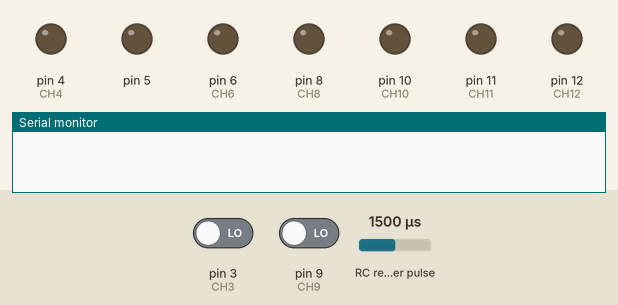
A sketch run on a simulated Arduino Uno, built with avr-gcc and run on an emulated ATmega328P. On the bench: output pins drawn as LEDs (lit = HIGH), the last lines printed to the serial monitor. Wiring (inferred from the names in the program): RC receiver channel: data pin 13. Dashed ring = blinking. Inputs (shaded band) come from the test bench; at power-on: RC receiver pulse 1500 µs, pin 3 (CH3) LOW, pin 9 (CH9) LOW.

Above: at 1.2 s.
1.3 s: RC receiver pulse (sensor on pin 13) set to 1538 µs
2.8 s: RC receiver pulse (sensor on pin 13) set to 1563 µs
At 3.05 s:
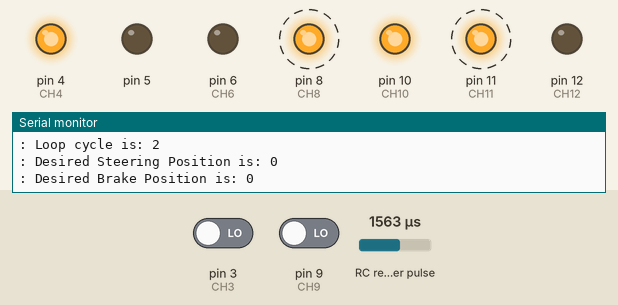
5.8 s: RC receiver pulse (sensor on pin 13) set to 1683 µs
8.8 s: RC receiver pulse (sensor on pin 13) set to 1716 µs
At 8.97 s:
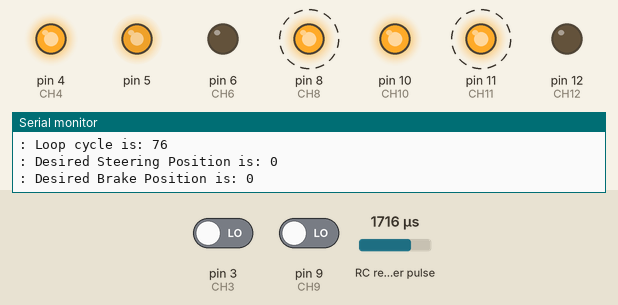
11.8 s: RC receiver pulse (sensor on pin 13) set to 1020 µs
At 13.0 s:
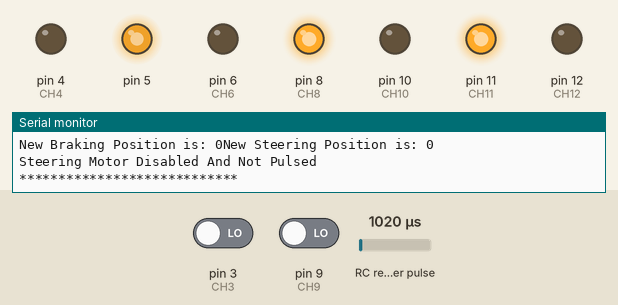
13.3 s: RC receiver pulse (sensor on pin 13) set to 1750 µs
At 13.63 s:
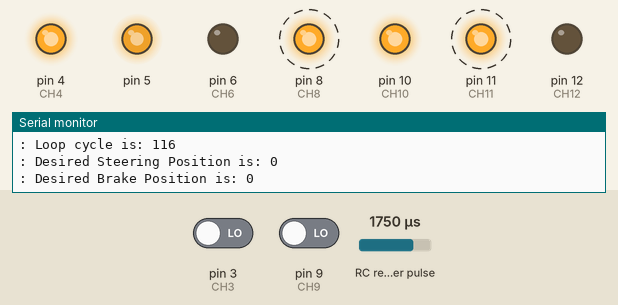
Timing chart, 0 to 17.3 s (numbered marks = the images above; inputs shaded):
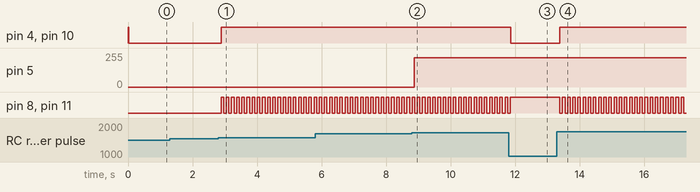

Measured:
- the behaviour switches between 1548 and 1549 µs on RC receiver pulse (sensor on pin 13) (found by bisection; images 0 and 1)
- the behaviour switches between 1698 and 1699 µs on RC receiver pulse (sensor on pin 13) (found by bisection; images 1 and 2)
- after the input at 1.3 s, every drawn part: stays the same
- after the input at 2.8 s, pin 4 (CH4), pin 10 (CH10): LOW → HIGH after 0.09 s; pin 8 (CH8), pin 11 (CH11): alternates HIGH for 0.08 s and LOW for 0.08 s, starting after 0.09 s
- after the input at 8.8 s, pin 5: 0/255 → 219/255 after 0.08 s
- after the input at 11.8 s, pin 4 (CH4), pin 10 (CH10): HIGH → LOW after 0.06 s; pin 8 (CH8), pin 11 (CH11): goes on until 11.8 s, then stays HIGH
- after the input at 13.3 s, pin 4 (CH4), pin 10 (CH10): LOW → HIGH after 0.09 s; pin 8 (CH8), pin 11 (CH11): alternates HIGH for 0.08 s and LOW for 0.08 s, starting after 0.09 s

The sketch:

April_14th_DigitalKillSwitch.ino
```cpp
#define CH3 3 //Left & Right
#define CH9 9 //Forwards & Backwards

//For Left/Right Control
#define CH4 4         //Enable Pin,       Blue/Orange       ENABLE
#define CH8 8         //Direction Pin,    White/Brown       DIRECTION/INPUT [A]
#define CH6 6         //Step Pin; move,   Black/Yellow      STEP/INPUT      [B]
#define CH7 7         //Complete,         Green/Red         HLFB - High Level Feed Back
#define CH5 5         //MainMotorController                 Forward Speed Control
//For Break Control
#define CH10 10       //Enable Pin,       Blue/Orange       ENABLE
#define CH11 11       //Direction Pin,    White/Brown       DIRECTION/INPUT [A]
#define CH12 12       //Step Pin; move,   Black/Yellow      STEP/INPUT      [B]
#define CH13 13       //Complete,         Green/Red         HLFB - High Level Feed Back

// Read the number of a given channel and convert to the range provided.
// If the channel is off, return the default value

void dutycycle(float voltage, int PWM_Pin)    //Due to Arduino Uno properties, will want to use pin 5 or 6 for 980Hz
{
if(voltage > 4.3)
voltage = 4.3;

voltage = round((voltage/5)*255);

analogWrite(PWM_Pin, voltage);
  Serial.print(": DutyCycle Input is: ");
  Serial.print(voltage);
  Serial.println();
  return;
}


int readChannel(int channelInput, int minLimit, int maxLimit, int defaultValue, int &forward){
  int ch = pulseIn(channelInput, HIGH, 30000);
  if (ch < 100) return defaultValue;
  int position = map(ch, 1000, 2000, minLimit, maxLimit);
  forward = position;
  if(position<3 & position>-3)
      position = 0;

  return position;
}


int ch3Value,ch9Value, i, a, steering_state, braking_state, last_motor_position, last_brake_position, dir, forward;
float change, steering_change,braking_change;

float direction(int position, bool state, int last_motor_position, int EnablePin, int DirectionPin, int StepPin){

  if(state == LOW)
  {
      dir =0;
      change =0;
      return change;
  }
  if(position>=last_motor_position)
  {
      dir =HIGH;
      change = 1;
      pulsemotor(dir, 1, EnablePin, DirectionPin, StepPin);
      return change;
  }
  else
  {
      dir =LOW;
      change = -1;
      pulsemotor(dir, 1, EnablePin, DirectionPin, StepPin);
      return change;
  }
}

void pulsemotor(bool direction, bool state, int EnablePin, int DirectionPin, int StepPint)
{

  digitalWrite(EnablePin, state); //Enables motor for move instructions
  digitalWrite(DirectionPin, direction);  //Sets direction

for(int a = 0;a<3;a++)
{
  digitalWrite(StepPint, HIGH);
  delayMicroseconds(1);
  digitalWrite(StepPint, LOW);
}
  return;
}

void setup() {
  dir, last_motor_position, last_brake_position, i, a, steering_change, braking_change, ch3Value, ch9Value, forward = 0;

  Serial.begin(115200);

  pinMode(CH3, INPUT);
  pinMode(CH7, INPUT);
  pinMode(CH6, OUTPUT);
  pinMode(CH8, OUTPUT);
  pinMode(CH4, OUTPUT);
  digitalWrite(4, HIGH);
  digitalWrite(6, LOW);

  pinMode(CH9, INPUT);
  pinMode(CH13, INPUT);
  pinMode(CH12, OUTPUT);
  pinMode(CH11, OUTPUT);
  pinMode(CH10, OUTPUT);
  digitalWrite(10, HIGH);
  digitalWrite(12, LOW);

}

void loop() {
  // put your main code here, to run repeatedly:
for(i == 0; i<1500; i++)
{
  if(readChannel(CH13, -100, 100, 0, forward) < 10)
  {
     digitalWrite(4, LOW);
     digitalWrite(6, LOW);
     digitalWrite(10, LOW);
     digitalWrite(12, LOW);
     while(readChannel(CH13, -100, 100, 0, forward) < 10)
     {
      delay(5);
     }
  }
  ch3Value = readChannel(CH3, -100, 100, 0, forward);
  ch9Value = readChannel(CH9, -100, 100, 0, forward);
  if(ch9Value>0)
  ch9Value=0;
  dutycycle((forward/40)*5, 5);
  Serial.print(": Loop cycle is: ");
  Serial.print(i);
  Serial.println();
  Serial.print(": Desired Steering Position is: ");
  Serial.print(ch3Value);
  Serial.println();
  Serial.print(": Desired Brake Position is: ");
  Serial.print(ch9Value);
  Serial.println();

 steering_state = HIGH;
 braking_state = HIGH;


//if(ch9Value - last_brake_position != 0)
{
  braking_change = direction(ch9Value, braking_state, last_brake_position, 10, 11, 12);
  pulsemotor(dir, braking_state, 10, 11, 12);

  Serial.print("New Braking Position is: ");
  Serial.print(last_brake_position);
}
//else
{
//  Serial.print("Brake Position not adjusted: ");
//  Serial.println();
//  Serial.println();
}

//if(ch3Value - last_brake_position != 0)
{
  steering_change = direction(ch3Value, steering_state, last_motor_position, 4, 8, 6);
  pulsemotor(dir, steering_state, 4, 8, 6);
  Serial.print("New Steering Position is: ");
  Serial.print(last_motor_position);
  Serial.println();
}
//else
{
//  Serial.print("Steering Position not adjusted: ");
//  Serial.println();
}

  braking_state = LOW;
  steering_state = LOW;

  Serial.print("Steering Motor Disabled And Not Pulsed");
  Serial.println();

  last_motor_position = last_motor_position + steering_change;
  last_brake_position = last_brake_position + braking_change;


  //Serial.println();
  //Serial.print("Direction desired is: ");
  //Serial.print(dir);
  Serial.println();
  Serial.print("****************************");
  Serial.println();

}
  digitalWrite(4, LOW);
  digitalWrite(6, LOW);
  digitalWrite(10, LOW);
  digitalWrite(12, LOW);
  dir, last_motor_position, i, a, steering_change, ch3Value, ch9Value = 0;
   steering_state, braking_state = LOW;
  exit;

}
```
